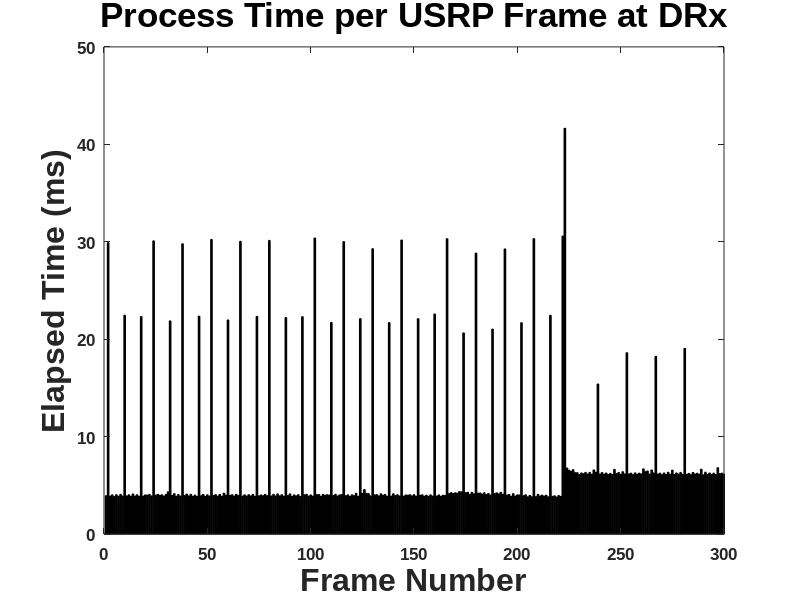

Here is the MATLAB script that generated this plot:
load data.mat
t=t*1000;
bar(diff(t(2000:2300)),'k'); %Starts at 1386; post Preamble Det.
axis([0 300 0 50])
set(gca,'FontSize',12,'FontName','Arial','FontWeight','bold')
xlabel('Frame Number','FontSize',23,'FontName','Arial','FontWeight','bold')
ylabel('Elapsed Time (ms)','FontSize',23,'FontName','Arial','FontWeight','bold')
title('Process Time per USRP Frame at DRx','FontSize',25,'FontName','Arial','FontWeight','bold')

% plot(diff(t))
% plot(diff(t(1386:end)))
% 
% mean(diff(t(1386:end))) %post Preamble Det; 7ms
% mean(diff(t)) %Starting with Preamble Det; 7ms